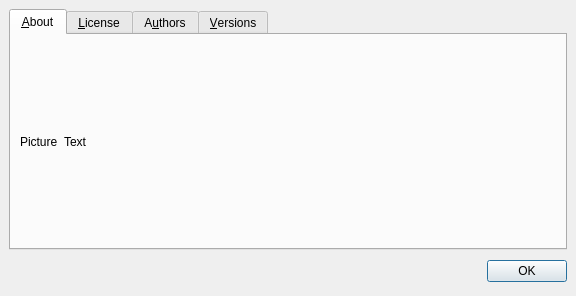
<ui version="4.0" >
 <class>AboutDialog</class>
 <widget class="QDialog" name="AboutDialog" >
  <property name="geometry" >
   <rect>
    <x>0</x>
    <y>0</y>
    <width>576</width>
    <height>296</height>
   </rect>
  </property>
  <property name="windowTitle" >
   <string>About</string>
  </property>
  <layout class="QVBoxLayout" >
   <property name="margin" >
    <number>9</number>
   </property>
   <property name="spacing" >
    <number>6</number>
   </property>
   <item>
    <widget class="QTabWidget" name="TabView" >
     <property name="currentIndex" >
      <number>0</number>
     </property>
     <widget class="QWidget" name="TabAbout" >
      <attribute name="title" >
       <string>&amp;About</string>
      </attribute>
      <layout class="QHBoxLayout" >
       <property name="margin" >
        <number>9</number>
       </property>
       <property name="spacing" >
        <number>6</number>
       </property>
       <item>
        <widget class="QLabel" name="AboutPicture" >
         <property name="sizePolicy" >
          <sizepolicy>
           <hsizetype>1</hsizetype>
           <vsizetype>1</vsizetype>
           <horstretch>0</horstretch>
           <verstretch>0</verstretch>
          </sizepolicy>
         </property>
         <property name="text" >
          <string>Picture</string>
         </property>
        </widget>
       </item>
       <item>
        <widget class="QLabel" name="AboutText" >
         <property name="sizePolicy" >
          <sizepolicy>
           <hsizetype>7</hsizetype>
           <vsizetype>5</vsizetype>
           <horstretch>0</horstretch>
           <verstretch>0</verstretch>
          </sizepolicy>
         </property>
         <property name="text" >
          <string>Text</string>
         </property>
        </widget>
       </item>
      </layout>
     </widget>
     <widget class="QWidget" name="TabLicense" >
      <attribute name="title" >
       <string>&amp;License</string>
      </attribute>
      <layout class="QHBoxLayout" >
       <property name="margin" >
        <number>9</number>
       </property>
       <property name="spacing" >
        <number>6</number>
       </property>
       <item>
        <widget class="QTextEdit" name="LicenseView" >
         <property name="readOnly" >
          <bool>true</bool>
         </property>
        </widget>
       </item>
      </layout>
     </widget>
     <widget class="QWidget" name="TabAuthors" >
      <attribute name="title" >
       <string>A&amp;uthors</string>
      </attribute>
      <layout class="QVBoxLayout" >
       <property name="margin" >
        <number>9</number>
       </property>
       <property name="spacing" >
        <number>6</number>
       </property>
       <item>
        <widget class="QLabel" name="AuthorsView" >
         <property name="text" >
          <string/>
         </property>
        </widget>
       </item>
      </layout>
     </widget>
     <widget class="QWidget" name="TabVersions" >
      <attribute name="title" >
       <string>&amp;Versions</string>
      </attribute>
      <layout class="QVBoxLayout" >
       <property name="margin" >
        <number>9</number>
       </property>
       <property name="spacing" >
        <number>6</number>
       </property>
       <item>
        <widget class="QTextEdit" name="VersionView" >
         <property name="readOnly" >
          <bool>true</bool>
         </property>
        </widget>
       </item>
      </layout>
     </widget>
    </widget>
   </item>
   <item>
    <layout class="QHBoxLayout" >
     <property name="margin" >
      <number>0</number>
     </property>
     <property name="spacing" >
      <number>6</number>
     </property>
     <item>
      <spacer>
       <property name="orientation" >
        <enum>Qt::Horizontal</enum>
       </property>
       <property name="sizeHint" >
        <size>
         <width>131</width>
         <height>31</height>
        </size>
       </property>
      </spacer>
     </item>
     <item>
      <widget class="QPushButton" name="okButton" >
       <property name="text" >
        <string>OK</string>
       </property>
      </widget>
     </item>
    </layout>
   </item>
  </layout>
 </widget>
 <resources/>
 <connections>
  <connection>
   <sender>okButton</sender>
   <signal>clicked()</signal>
   <receiver>AboutDialog</receiver>
   <slot>accept()</slot>
   <hints>
    <hint type="sourcelabel" >
     <x>565</x>
     <y>283</y>
    </hint>
    <hint type="destinationlabel" >
     <x>96</x>
     <y>254</y>
    </hint>
   </hints>
  </connection>
 </connections>
</ui>
